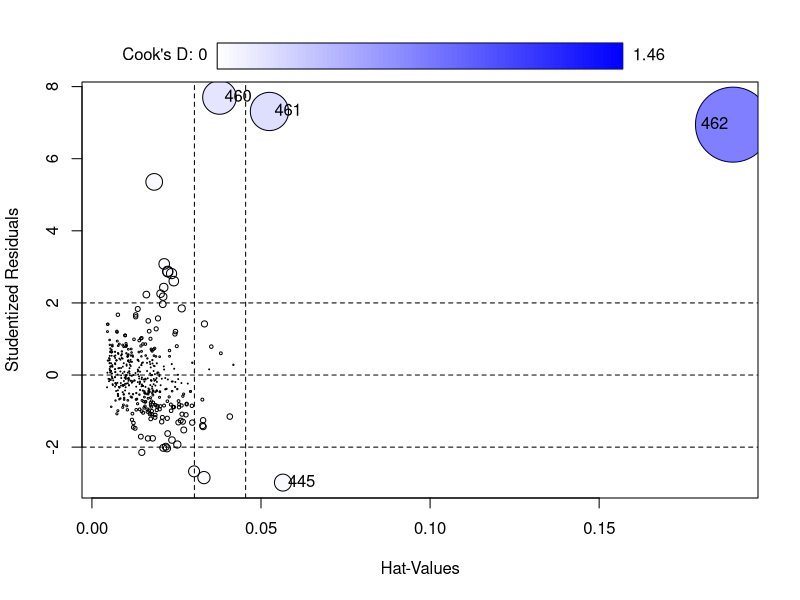
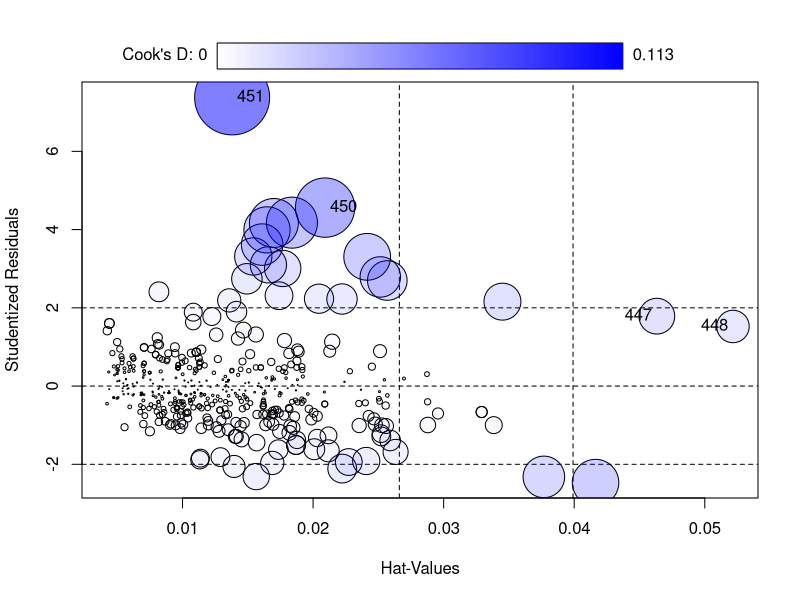
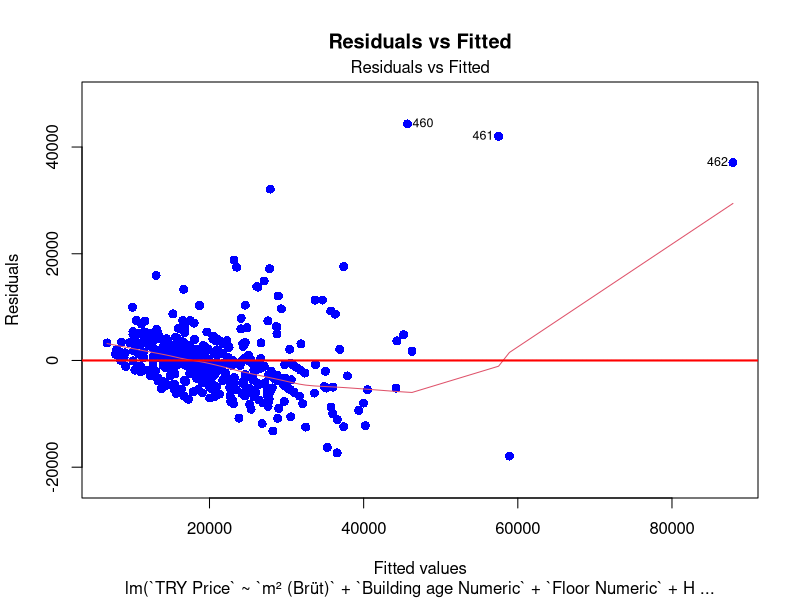
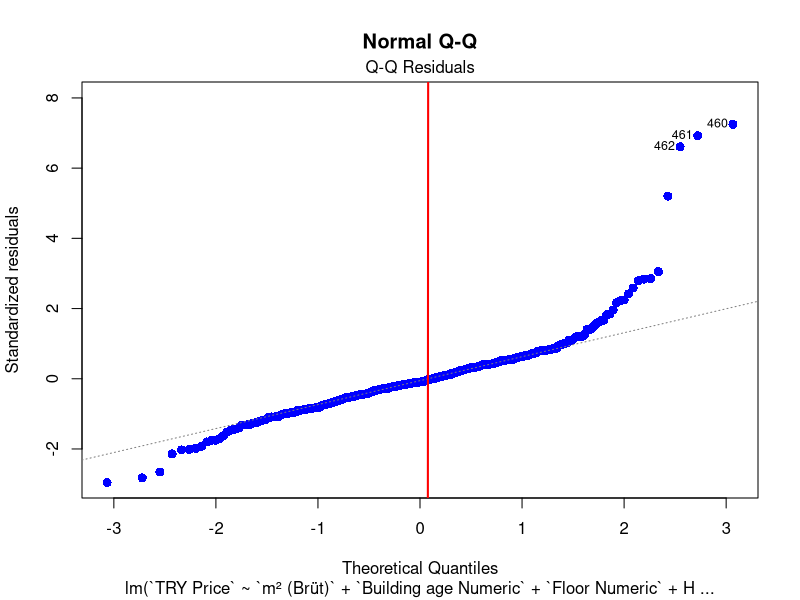
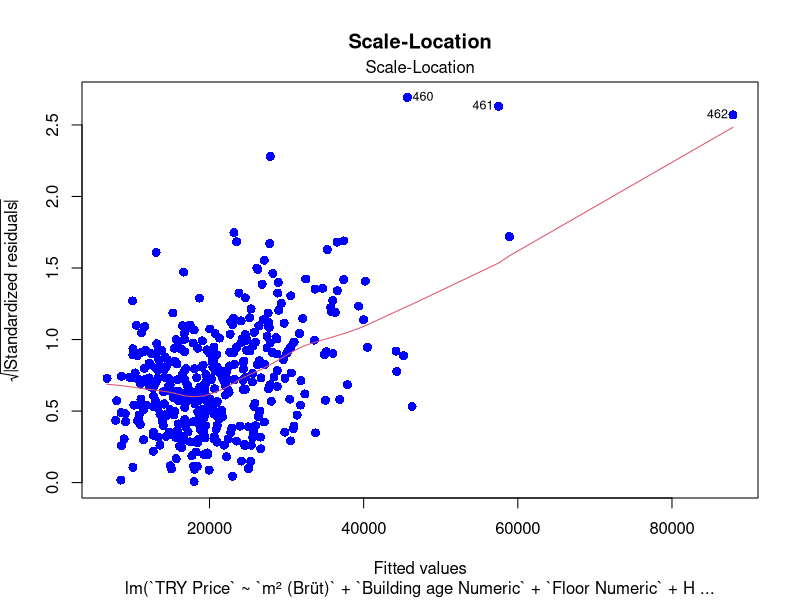
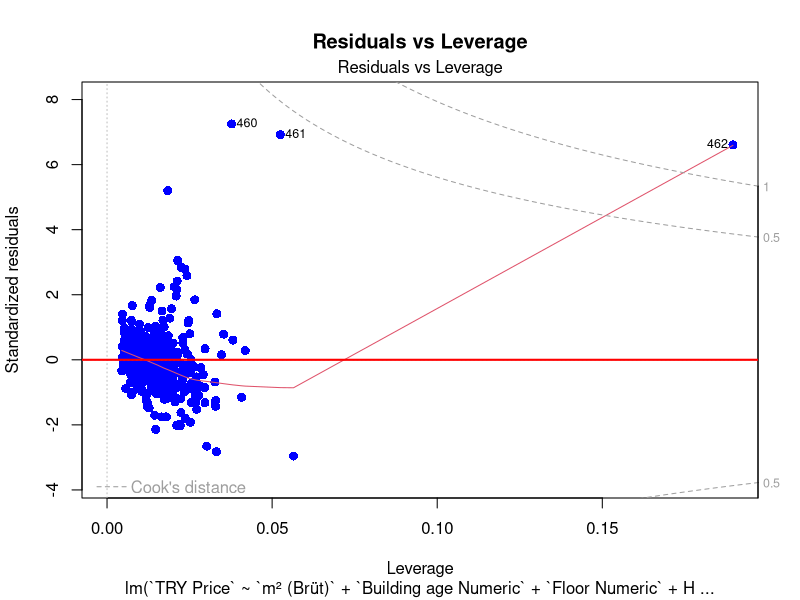
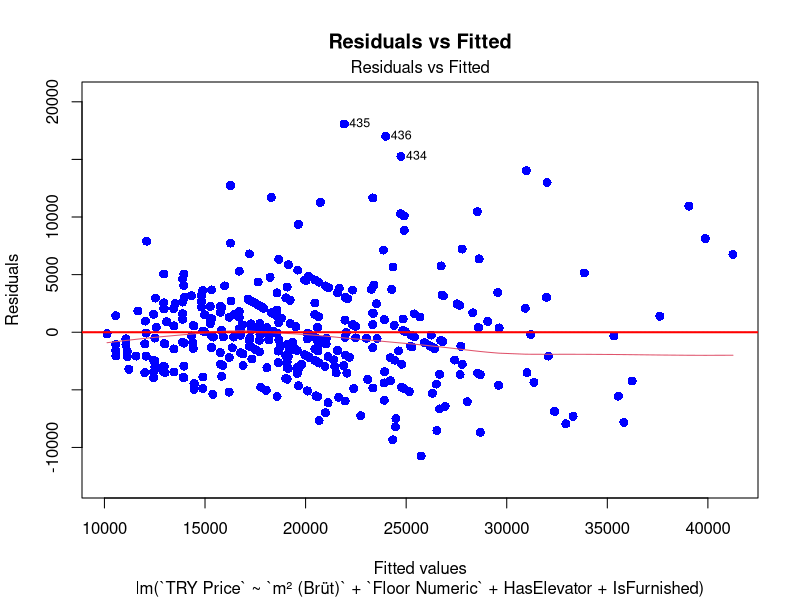
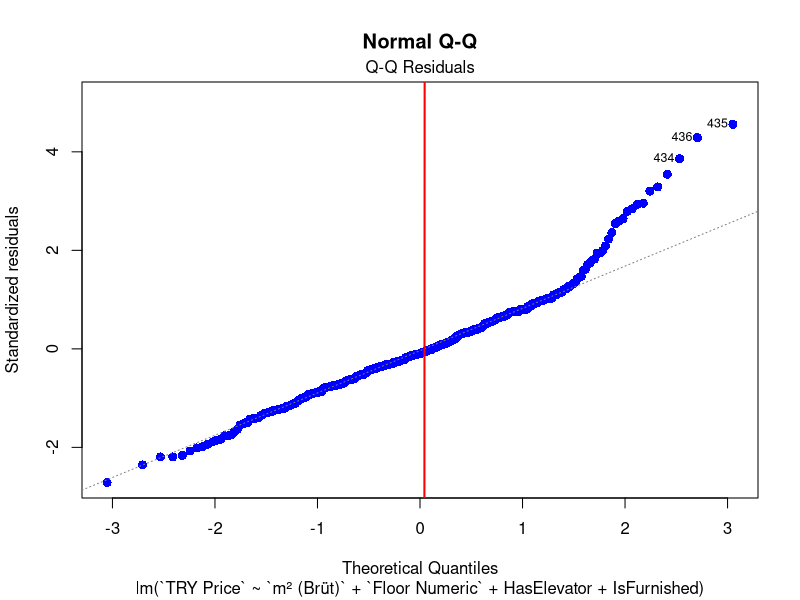

Recreate these plots in R, in order.
# Load libraries and data
library(car)
library(dplyr)
library(readr)
library(ggplot2)
library(GGally)
data <- read_csv("data.csv")

# Basic data overview
sapply(subset(data, select = -`Listing ID`), table)
sapply(data, data.class)

# Select the variable that's more correlated
cor(data$`TRY Price`, data$`m² (Brüt)`)
cor(data$`TRY Price`, data$`m² (Net)`)
data <- subset(data, select = -`m² (Net)`)

# Feature engineering: Rank room numbers (ie. make them ordinal)
room_rank_map <- c("Stüdyo (1+0)" = 0, "1+1" = 1, "1.5+1" = 1,
                   "2+1" = 2, "2.5+1" = 2, "2+2" = 3,
                   "3+1" = 3, "4+1" = 4, "5+1" = 5)
data$`Room Number Rank` <- room_rank_map[data$`Oda Sayısı`]

# Feature engineering: Assume worst from the notice giver
building_age_map <- c("0" = 0, "1" = 1, "2" = 2, "3" = 3, "4" = 4,
                      "5-10 arası" = 9, "11-15 arası" = 14,
                      "16-20 arası" = 19, "21-25 arası" = 24,
                      "26-30 arası" = 29, "31 ve üzeri" = 35)
data$`Building age Numeric` <- building_age_map[data$`Bina Yaşı`]

# Feature engineering: Map floor levels to numeric values
floor_map <- c("Bahçe Katı" = 0, "Giriş Altı Kot 1" = -1, "Giriş Altı Kot 2" = -1, 
               "Giriş Altı Kot 3" = -1, "Giriş Katı" = 0, "Yüksek Giriş" = 0, 
               "1" = 1, "2" = 2, "3" = 3, "4" = 4, "5" = 5, 
               "6" = 6, "7" = 7, "8" = 8, "9" = 9, "Müstakil" = 0)

data$`Floor Numeric` <- as.numeric(floor_map[data$`Bulunduğu Kat`])
data$`Floor Numeric`[data$`Bulunduğu Kat` == "Çatı Katı"] <- data$`Kat Sayısı`[data$`Bulunduğu Kat` == "Çatı Katı"]
data$`Floor Numeric` <- as.numeric(data$`Floor Numeric` )

# Drop uninformative variables (too little observations on some observations)
table(data$Isıtma)
table(data$`Banyo Sayısı`)
data <- subset(data, select = -c(Isıtma, `Banyo Sayısı`))

# Feature engineering: Assign 0 or 1 to yes or no answers
data$HasParking <- as.numeric(data$Otopark != "Yok")
data$HasBalcony <- as.numeric(data$Balkon == "Var")
data$HasElevator <- as.numeric(data$Asansör == "Var")
data$IsFurnished <- as.numeric(data$Eşyalı == "Evet")

# Drop the non-engineered variables
data <- subset(data, select = -c(
  `Oda Sayısı`, `Bina Yaşı`, `Bulunduğu Kat`, `Kat Sayısı`, 
  `Balkon`, `Asansör`, `Otopark`, `Eşyalı`, 
  `Site İçerisinde`, `Aidat (TL)`, `Depozito (TL)`
))


# Iteratively remove variables that produce multicollinearity problems:
model <- lm(`TRY Price` ~ `m² (Brüt)`, data = data)
summary(model)

# Room Number variable produced a non-logical result of negative association
model <- lm(`TRY Price` ~ `m² (Brüt)` + `Room Number Rank`, data = data)
summary(model)
vif(model, type = "predict")
data <- subset(data, select = -c(`Room Number Rank`))

# Has balcony variable's p value came out too great
model <- lm(`TRY Price` ~ `m² (Brüt)` + `Building age Numeric` +
              `Floor Numeric` + `HasParking` + `HasBalcony` +
              `HasElevator` + `IsFurnished`, data = data)
summary(model)
vif(model)

data <- subset(data, select = -c(`HasBalcony`))


# The Model Looks Great!
model <- lm(`TRY Price` ~ `m² (Brüt)` + `Building age Numeric` +
              `Floor Numeric` + `HasParking`+
              `HasElevator` + `IsFurnished`, data = data)
summary(model)
vif(model)





# Save diagnostic plots as JPEGs
jpeg_filenames <- c("residuals_vs_fitted.jpeg", "normal_qq.jpeg", 
                    "scale_location.jpeg", "residuals_vs_leverage.jpeg")
plot_colors <- list(points = "blue", line = "red", background = "white")

# Generate and save each diagnostic plot
jpeg(file = jpeg_filenames[1], width = 800, height = 800)
par(bg = plot_colors$background)
plot(model, which = 1, col = plot_colors$points, pch = 16, cex = 1.2, main = "Residuals vs Fitted")
abline(h = 0, col = plot_colors$line, lwd = 2)
dev.off()

jpeg(file = jpeg_filenames[2], width = 800, height = 800)
par(bg = plot_colors$background)
plot(model, which = 2, col = plot_colors$points, pch = 16, cex = 1.2, main = "Normal Q-Q")
qqline(residuals(model), col = plot_colors$line, lwd = 2)
dev.off()

jpeg(file = jpeg_filenames[3], width = 800, height = 800)
par(bg = plot_colors$background)
plot(model, which = 3, col = plot_colors$points, pch = 16, cex = 1.2, main = "Scale-Location")
dev.off()

jpeg(file = jpeg_filenames[4], width = 800, height = 800)
par(bg = plot_colors$background)
plot(model, which = 5, col = plot_colors$points, pch = 16, cex = 1.2, main = "Residuals vs Leverage")
abline(h = 0, col = plot_colors$line, lwd = 2)
dev.off()

# Influence plot for diagnostics
influencePlot(model)

# Function for removing outliers using Z-Score
clean_outliers_zscore <- function(df, columns = NULL, z_threshold = 4) {
  if (is.null(columns)) {
    columns <- colnames(df)  # Use all columns if none are specified
  }
  
  for (col in columns) {
    if (is.numeric(df[[col]])) {  # Check if column is numeric
      z_scores <- scale(df[[col]], center = TRUE, scale = TRUE)  # Compute Z-scores
      df <- df %>% 
        filter(abs(z_scores) <= z_threshold)  # Filter based on Z-score threshold
    }
  }
  return(df)  # Return cleaned data
}
cleaned_data <- clean_outliers_zscore(data, z_threshold = 4)
# Using a lenient Z-score threshold of 4



# The "HasParking" variable was eliminated as a result of cleaning
cleaned_model <- lm(`TRY Price` ~ `m² (Brüt)` + `Building age Numeric` +
                      `Floor Numeric` +
                      `HasElevator` + `IsFurnished`, data = cleaned_data)
summary(cleaned_model)
vif(cleaned_model)




# Identify and remove top 10 most influential points
cooks_distances <- cooks.distance(cleaned_model)
top_10_influential_points <- order(cooks_distances, decreasing = TRUE)[1:10]
cleaned_data <- cleaned_data[-top_10_influential_points, ]

influencePlot(cleaned_model)

# The Building Age variable's p-value increased too much, so we're dropping it
cleaned_model <- lm(`TRY Price` ~ `m² (Brüt)` +
                      `Floor Numeric` +
                      `HasElevator` + `IsFurnished`, data = cleaned_data)
summary(cleaned_model)
vif(cleaned_model)

# Transformations
# As a last step let's normalize the variables that are appropriate for it:
# normalize TRY Price
cleaned_data$`TRY Price` <- (cleaned_data$`TRY Price` - min(cleaned_data$`TRY Price`)) / 
  (max(cleaned_data$`TRY Price`) - min(cleaned_data$`TRY Price`))
# normalize m^2 data
cleaned_data$`m² (Brüt)` <- (cleaned_data$`m² (Brüt)` - min(cleaned_data$`m² (Brüt)`)) / 
  (max(cleaned_data$`m² (Brüt)`) - min(cleaned_data$`m² (Brüt)`))

final_model <- lm(`TRY Price` ~ `m² (Brüt)` +
                      `Floor Numeric` +
                      `HasElevator` + `IsFurnished`, data = cleaned_data)
summary(final_model)
vif(final_model)



# Calculate the residuals
residuals <- final_model$residuals
mse <- mean(residuals^2)
print(mse)


# ************************************************
# The rest of the code is for generating diagnostic plots
# File paths for saving the plots
jpeg_filenames <- c("residuals_vs_fitted.jpeg",
                    "normal_qq.jpeg",
                    "scale_location.jpeg",
                    "residuals_vs_leverage.jpeg",
                    "scatter_m2_vs_price.jpeg",
                    "scatter_floor_vs_price.jpeg",
                    "scatter_elevator_vs_price.jpeg",
                    "scatter_furnished_vs_price.jpeg")

# Custom color scheme
plot_colors <- list(
  points = "blue",
  line = "red",
  background = "white"
)

# Function to create diagnostic plots
create_diagnostic_plots <- function(model, filenames, plot_colors) {
  plot_types <- list("Residuals vs Fitted" = 1, "Normal Q-Q" = 2, "Scale-Location" = 3, "Residuals vs Leverage" = 5)
  for (i in seq_along(plot_types)) {
    jpeg(file = filenames[i], width = 800, height = 800)
    par(bg = plot_colors$background)
    plot(model, which = plot_types[[i]], col = plot_colors$points, pch = 16, cex = 1.2, main = names(plot_types)[i])
    if (i == 1 || i == 4) {
      abline(h = 0, col = plot_colors$line, lwd = 2)
    }
    if (i == 2) {
      qqline(residuals(model), col = plot_colors$line, lwd = 2)
    }
    dev.off()
  }
}

# Function to create scatter plots
create_scatter_plots <- function(data, filenames, plot_colors) {
  plot_vars <- list(`m² (Brüt)` = "TRY Price",
                    `Floor Numeric` = "TRY Price",
                    `HasElevator` = "TRY Price",
                    `IsFurnished` = "TRY Price")
  plot_labels <- c("m² (Brüt)", "Floor Numeric", "Has Elevator (0 = No, 1 = Yes)", "Is Furnished (0 = No, 1 = Yes)")
  for (i in seq_along(plot_vars)) {
    jpeg(file = filenames[i+4], width = 800, height = 800)  # Offset by number of diagnostic plots
    par(bg = plot_colors$background)
    plot(data[[names(plot_vars)[i]]], data[[plot_vars[[i]]]], col = plot_colors$points, pch = 16, cex = 1.2,
         main = paste(names(plot_vars)[i], "vs TRY Price"), xlab = plot_labels[i], ylab = "TRY Price")
    abline(lm(data[[plot_vars[[i]]]] ~ data[[names(plot_vars)[i]]], data = data), col = plot_colors$line, lwd = 2)
    dev.off()
  }
}

# Generate diagnostic plots
create_diagnostic_plots(cleaned_model, jpeg_filenames[1:4], plot_colors)

# Generate scatter plots
create_scatter_plots(cleaned_data, jpeg_filenames, plot_colors)